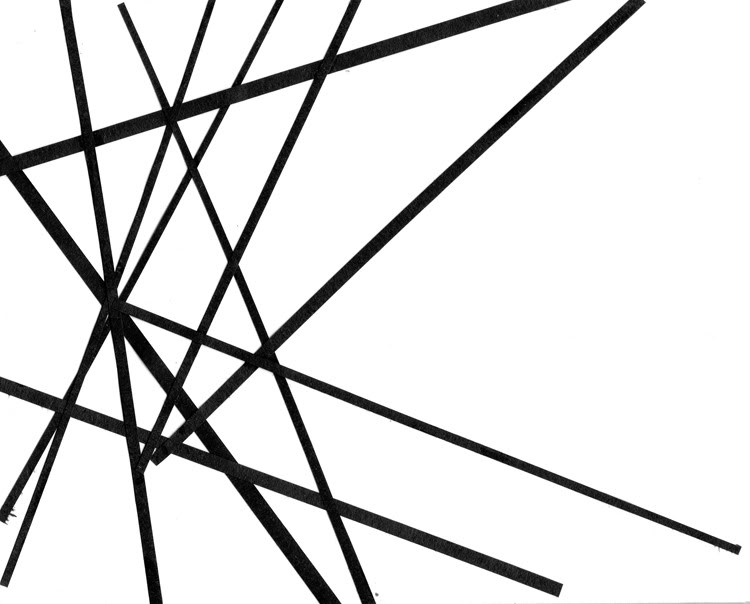
//> input picture Data/lines2.jpg, 750 x 604 px
$ ./main   (built with g++ and OpenCV 4)
//> lines starting //> are read from the running program, lines starting //| are printed output that depends on the picture; after the words box and inside, x2 and y2 are one past the last pixel; in counts of white or black regions, pixels touching at a corner belong together
### hough.h
#ifndef HOUGH_H_
#define HOUGH_H_

#include <vector>

namespace zad {

	class Hough {
	public:
		Hough();
		virtual ~Hough();
	public:
		int Transform(unsigned char* img_data, int w, int h);
		std::vector< std::pair< std::pair<int, int>, std::pair<int, int> > > GetLines(int threshold);
		const unsigned int* GetAccu(int *w, int *h);
	private:
		unsigned int* _accu;
		int _accu_w;
		int _accu_h;
		int _img_w;
		int _img_h;
	};

}

#endif

### hough.cpp


#include "hough.h"
#include <cmath>
#include <iostream>
#include <string.h>
#include <stdlib.h>


#define DEG2RAD 0.017453293f

namespace zad {

	Hough::Hough() :_accu(0), _accu_w(0), _accu_h(0), _img_w(0), _img_h(0)
	{

	}

	Hough::~Hough() {
		if (_accu)
			free(_accu);
	}


	int Hough::Transform(unsigned char* img_data, int w, int h)
	{
		_img_w = w;
		_img_h = h;

		//Create the accu
		double hough_h = ((sqrt(2.0) * (double)(h>w ? h : w)) / 2.0);
		_accu_h = hough_h * 2.0; // -r -> +r
		_accu_w = 180;

		_accu = (unsigned int*)calloc(_accu_h * _accu_w, sizeof(unsigned int));

		double center_x = w / 2;
		double center_y = h / 2;


		for (int y = 0; y<h; y++)
		{
			for (int x = 0; x<w; x++)
			{
				if (img_data[(y*w) + x] > 250)
				{
					for (int t = 0; t<180; t++)
					{
						double r = (((double)x - center_x) * cos((double)t * DEG2RAD)) + (((double)y - center_y) * sin((double)t * DEG2RAD));
						_accu[(int)((round(r + hough_h) * 180.0)) + t]++;
					}
				}
			}
		}

		return 0;
	}

	std::vector< std::pair< std::pair<int, int>, std::pair<int, int> > > Hough::GetLines(int threshold)
	{
		std::vector< std::pair< std::pair<int, int>, std::pair<int, int> > > lines;

		if (_accu == 0)
			return lines;

		for (int r = 0; r<_accu_h; r++)
		{
			for (int t = 0; t<_accu_w; t++)
			{
				if ((int)_accu[(r*_accu_w) + t] >= threshold)
				{
					//Is this point a local maxima (9x9)
					int max = _accu[(r*_accu_w) + t];
					for (int ly = -4; ly <= 4; ly++)
					{
						for (int lx = -4; lx <= 4; lx++)
						{
							if ((ly + r >= 0 && ly + r<_accu_h) && (lx + t >= 0 && lx + t<_accu_w))
							{
								if ((int)_accu[((r + ly)*_accu_w) + (t + lx)] > max)
								{
									max = _accu[((r + ly)*_accu_w) + (t + lx)];
									ly = lx = 5;
								}
							}
						}
					}
					if (max >(int)_accu[(r*_accu_w) + t])
						continue;


					int x1, y1, x2, y2;
					x1 = y1 = x2 = y2 = 0;

					if (t >= 45 && t <= 135)
					{
						//y = (r - x cos(t)) / sin(t)
						x1 = 0;
						y1 = ((double)(r - (_accu_h / 2)) - ((x1 - (_img_w / 2)) * cos(t * DEG2RAD))) / sin(t * DEG2RAD) + (_img_h / 2);
						x2 = _img_w - 0;
						y2 = ((double)(r - (_accu_h / 2)) - ((x2 - (_img_w / 2)) * cos(t * DEG2RAD))) / sin(t * DEG2RAD) + (_img_h / 2);
					}
					else
					{
						//x = (r - y sin(t)) / cos(t);
						y1 = 0;
						x1 = ((double)(r - (_accu_h / 2)) - ((y1 - (_img_h / 2)) * sin(t * DEG2RAD))) / cos(t * DEG2RAD) + (_img_w / 2);
						y2 = _img_h - 0;
						x2 = ((double)(r - (_accu_h / 2)) - ((y2 - (_img_h / 2)) * sin(t * DEG2RAD))) / cos(t * DEG2RAD) + (_img_w / 2);
					}

					lines.push_back(std::pair< std::pair<int, int>, std::pair<int, int> >(std::pair<int, int>(x1, y1), std::pair<int, int>(x2, y2)));

				}
			}
		}

		std::cout << "lines: " << lines.size() << " " << threshold << std::endl;
		return lines;
	}

	const unsigned int* Hough::GetAccu(int *w, int *h)
	{
		*w = _accu_w;
		*h = _accu_h;

		return _accu;
	}

}

### main.cpp

#include <stdio.h>
#include <string>
#include <map>
#include <iostream>

#include "opencv2/highgui/highgui.hpp"
#include "opencv2/imgproc/imgproc.hpp"
#include "opencv2/core/core.hpp"

#include "hough.h"

using namespace cv;

int  threshold = 5;

std::string img_path="../Data/lines2.jpg";


const char* CW_IMG_ORIGINAL = "Result";
const char* CW_IMG_EDGE = "Canny Edge Detection";
const char* CW_ACCUMULATOR = "Accumulator";

void doTransform(std::string, int threshold);


void usage(char * s)
{

	fprintf(stderr, "\n");
	fprintf(stderr, "%s -s <source file> [-t <threshold>] - hough transform. build: %s-%s \n", s, __DATE__, __TIME__);
	fprintf(stderr, "   s: path image file\n");
	fprintf(stderr, "   t: hough threshold\n");
	fprintf(stderr, "\nexample:  ./hough -s ./img/russell-crowe-robin-hood-arrow.jpg -t 195\n");
	fprintf(stderr, "\n");
}


int main(int argc, char** argv) {


	cv::namedWindow(CW_IMG_ORIGINAL, cv::WINDOW_AUTOSIZE);
	cv::namedWindow(CW_IMG_EDGE, cv::WINDOW_AUTOSIZE);
	cv::namedWindow(CW_ACCUMULATOR, cv::WINDOW_AUTOSIZE);

	cvMoveWindow(CW_IMG_ORIGINAL, 10, 10);
	cvMoveWindow(CW_IMG_EDGE, 680, 10);
	cvMoveWindow(CW_ACCUMULATOR, 680, 10);

	doTransform(img_path, 0 ); // tu má by treshhold ale vyhadzuje mi to chybu ô


	return 0;
}


void doTransform(std::string file_path, int threshold)
{
//> called with file_path = "../Data/lines2.jpg", threshold = 0
	cv::Mat img_edge;
	cv::Mat img_blur;

	cv::Mat img_ori = cv::imread(file_path, 1);
//> img_ori is the input picture: 604 rows x 750 cols, CV_8UC3; min 0, max 255, mean 221.2
	cv::blur(img_ori, img_blur, cv::Size(5, 5));
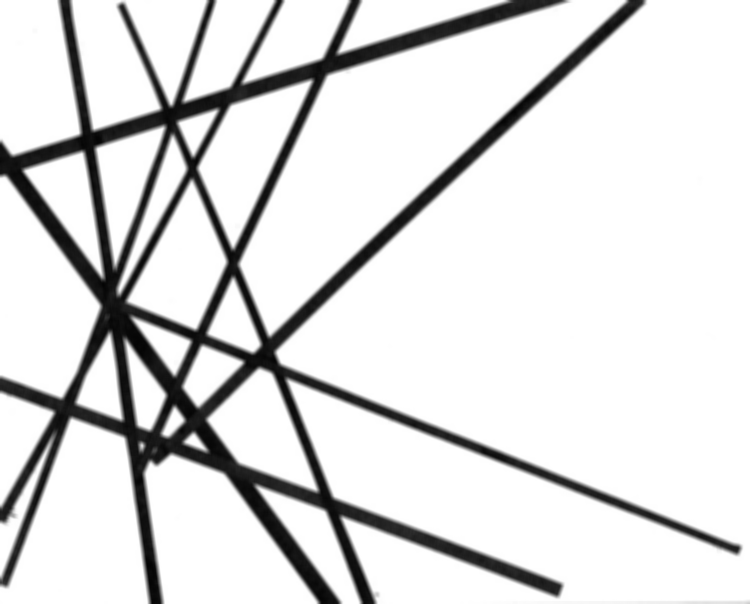
//> img_blur: 604 rows x 750 cols, CV_8UC3; min 2, max 255, mean 221.2
	cv::Canny(img_blur, img_edge, 100, 150, 3);
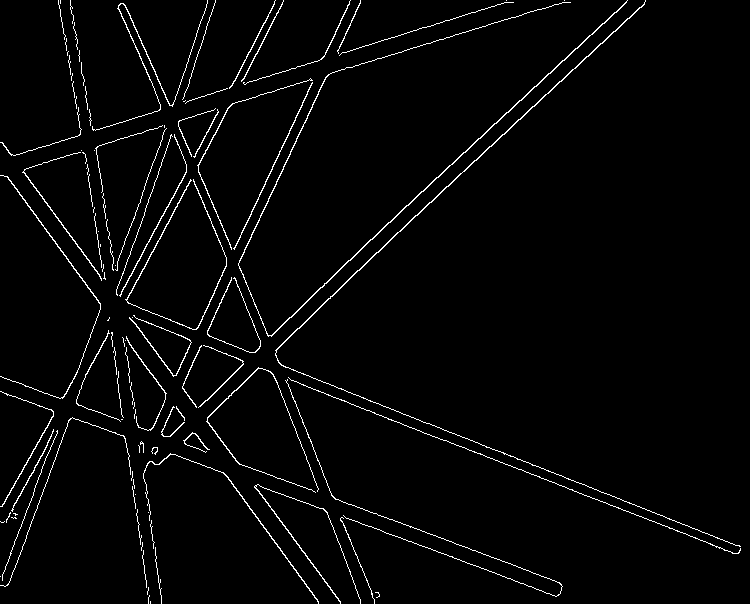
//> img_edge: 604 rows x 750 cols, CV_8UC1; 2.6% white in thin lines or dots

	int w = img_edge.cols;
//> w = 750
	int h = img_edge.rows;
//> h = 604

	//Transform
	zad::Hough hough;
	hough.Transform(img_edge.data, w, h);


	if (threshold == 0)
		threshold = w>h ? w / 4 : h / 4;
//> threshold = 187

	while (1)
	{
		cv::Mat img_res = img_ori.clone();

		//Search the accumulator
		std::vector< std::pair< std::pair<int, int>, std::pair<int, int> > > lines = hough.GetLines(threshold);
//> after the loop in GetLines, `for (int r = 0; r<_accu_h; r++)`: lines = 17 items
//| lines: 17 187
//> lines = 17 items

		//Draw the results
		std::vector< std::pair< std::pair<int, int>, std::pair<int, int> > >::iterator it;
		for (it = lines.begin(); it != lines.end(); it++)
		{
			cv::line(img_res, cv::Point(it->first.first, it->first.second), cv::Point(it->second.first, it->second.second), cv::Scalar(0, 0, 255), 2, 8);
		}
//> this loop made 17 passes
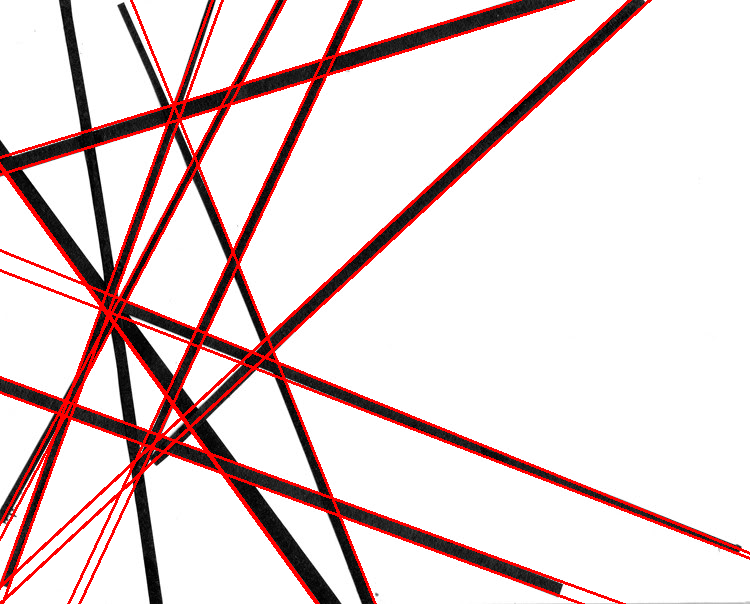
//> img_res: 604 rows x 750 cols, CV_8UC3; 6.7% of pixels changed, all inside (x1, y1, x2, y2) = (0, 0, 750, 604)

		//Visualize all
		int aw, ah, maxa;
		aw = ah = maxa = 0;
		const unsigned int* accu = hough.GetAccu(&aw, &ah);
//> aw = 180; ah = 1060

		for (int p = 0; p<(ah*aw); p++)
		{
			if ((int)accu[p] > maxa)
				maxa = accu[p];
		}
//> this loop made 190800 passes
//> maxa on passes 16781, 16783, 16962, 17144, 19306, 22001, 22169, 23430, 23968, 24686, 27395, 27919: 1, 2, 3, 4, 5, 6, 7, 8, 10, 12, 14, 15
//> after the loop, maxa = 396
		double contrast = 1.0;
		double coef = 255.0 / (double)maxa * contrast;
//> coef = 0.644

		cv::Mat img_accu(ah, aw, CV_8UC3);
//> img_accu: 1060 rows x 180 cols, CV_8UC3; every value is 0
		for (int p = 0; p<(ah*aw); p++)
		{
			unsigned char c = (double)accu[p] * coef < 255.0 ? (double)accu[p] * coef : 255.0;
			img_accu.data[(p * 3) + 0] = 255;
			img_accu.data[(p * 3) + 1] = 255 - c;
			img_accu.data[(p * 3) + 2] = 255 - c;
		}
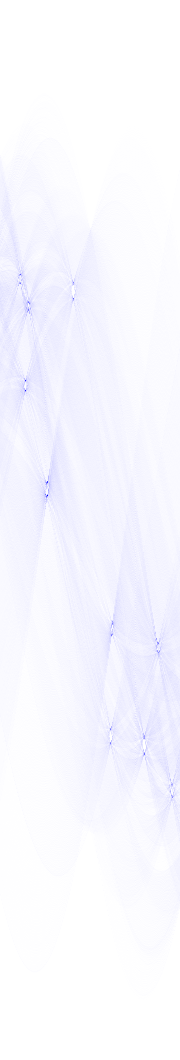
//> img_accu: 1060 rows x 180 cols, CV_8UC3; mean B, G, R 255, 248.3, 248.3


		cv::imshow(CW_IMG_ORIGINAL, img_res);
		cv::imshow(CW_IMG_EDGE, img_edge);
		cv::imshow(CW_ACCUMULATOR, img_accu);

		char c = cv::waitKey(360000);
//> the Esc key is pressed
		if (c == '+')
			threshold += 5;
		if (c == '-')
			threshold -= 5;
		if (c == 27)
			break;
	}
//> after the loop, threshold = 187
}
